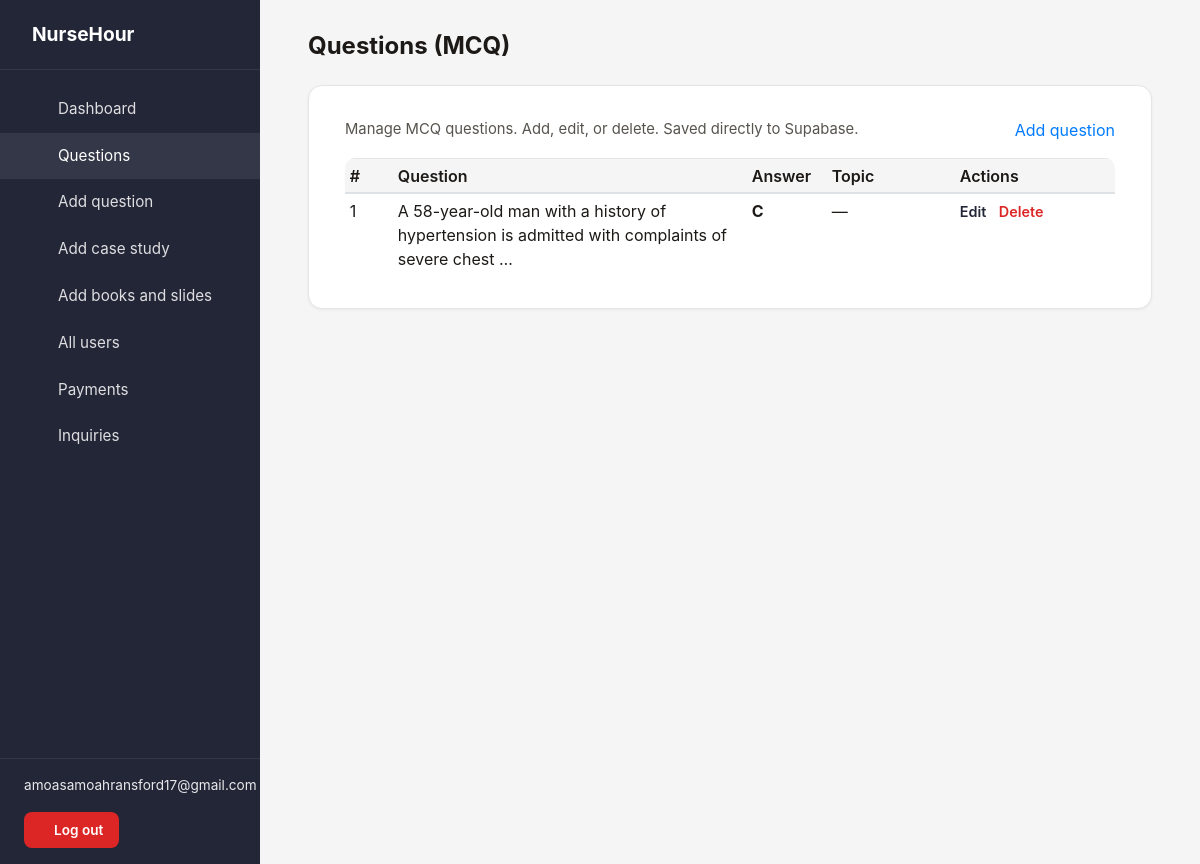
Screenshot of /admin-dashboard/questions/ (signed in) with the database file from the repository.
### website/models.py (models this page shows)
class MCQQuestion(models.Model):
    PROGRAM_CHOICES = [
        ('rgn', 'Registered General Nursing (RGN)'),
        ('rm', 'Registered Midwifery (RM)'),
        ('rcn', 'Registered Community Nursing (RCN)'),
    ]
    PAPER_CHOICES = [
        ('rgn_med_surg', 'RGN – Medical–Surgical Nursing'),
        ('rgn_community_health', 'RGN – Community Health Nursing'),
        ('rgn_general', 'RGN – General Nursing Paper'),
        ('rm_midwifery_obstetrics', 'RM – Midwifery & Obstetrics'),
        ('rm_community_based', 'RM – Community-Based Midwifery'),
        ('rm_general', 'RM – General Midwifery Paper'),
        ('rcn_community_phc', 'RCN – Community Health & Primary Health Care'),
        ('rcn_maternal_child', 'RCN – Maternal & Child Health'),
        ('rcn_general', 'RCN – General Community Nursing Paper'),
    ]
    question_text = models.TextField()
    option_a = models.CharField(max_length=500)
    option_b = models.CharField(max_length=500)
    option_c = models.CharField(max_length=500, blank=True)
    option_d = models.CharField(max_length=500, blank=True)
    CORRECT_CHOICES = [('A', 'A'), ('B', 'B'), ('C', 'C'), ('D', 'D')]
    correct_answer = models.CharField(max_length=1, choices=CORRECT_CHOICES)
    answer_explanation = models.TextField(blank=True, help_text='Optional rationale for the correct answer.')
    program = models.CharField(
        max_length=10,
        choices=PROGRAM_CHOICES,
        blank=True,
        default='',
        help_text='Which nursing programme this question belongs to (RGN, RM, or RCN).',
    )
    paper = models.CharField(
        max_length=40,
        choices=PAPER_CHOICES,
        blank=True,
        default='',
        help_text='Specific written paper (e.g. Medical–Surgical, Community Health, General Paper).',
    )
    topic = models.CharField(max_length=120, blank=True)
    created_at = models.DateTimeField(auto_now_add=True)
    class Meta:
        ordering = ['-created_at']

### website/views.py (the view)
    def wrapped(request, *args, **kwargs):
        if not request.user.is_authenticated:
            return redirect(settings.LOGIN_URL + '?next=' + request.path)
        if not _is_admin_user(request.user):
            return redirect('website:dashboard')
        return view_func(request, *args, **kwargs)

### website/views.py (called while the page is built)
def _is_admin_user(user):
    return user and user.is_authenticated and getattr(settings, 'ADMIN_EMAIL', None) and user.email == settings.ADMIN_EMAIL

def admin_required(view_func):
    def wrapped(request, *args, **kwargs):
        if not request.user.is_authenticated:
            return redirect(settings.LOGIN_URL + '?next=' + request.path)
        if not _is_admin_user(request.user):
            return redirect('website:dashboard')
        return view_func(request, *args, **kwargs)
    return wrapped

@login_required
@admin_required
def admin_questions_list(request):
    questions = MCQQuestion.objects.all().order_by('-created_at')
    return render(request, 'website/admin_questions_list.html', {'questions': questions})

### templates/website/admin_questions_list.html (shortened to what this page needs)
{% extends 'dashboard_base.html' %}
{% load static %}
{% block page_title %}Questions (MCQ){% endblock %}
{% block sidebar_nav %}
    <a href="{% url 'website:admin_dashboard' %}"><i class="fa fa-tachometer"></i> Dashboard</a>
    <a href="{% url 'website:admin_questions_list' %}" class="db--active"><i class="fa fa-list-alt"></i> Questions</a>
    <a href="{% url 'website:admin_add_question' %}"><i class="fa fa-plus-circle"></i> Add question</a>
    <a href="{% url 'website:admin_add_case_study' %}"><i class="fa fa-folder-open"></i> Add case study</a>
    <a href="{% url 'website:admin_add_books_slides' %}"><i class="fa fa-book"></i> Add books and slides</a>
    <a href="{% url 'website:admin_all_users' %}"><i class="fa fa-users"></i> All users</a>
    <a href="{% url 'website:admin_payments' %}"><i class="fa fa-credit-card"></i> Payments</a>
    <a href="{% url 'website:admin_inquiries_list' %}"><i class="fa fa-envelope"></i> Inquiries</a>
{% endblock %}
{% block content %}
    <div class="db-card db-card--form">
        <div style="display: flex; flex-wrap: wrap; align-items: center; justify-content: space-between; gap: 1rem; margin-bottom: 1rem;">
            <p class="db-card__text" style="margin: 0;">Manage MCQ questions. Add, edit, or delete. Saved directly to Supabase.</p>
            <a href="{% url 'website:admin_question_add' %}" class="btn-save" style="text-decoration: none; display: inline-block;">Add question</a>
        </div>
        <div class="table-responsive">
            <table class="table table-sm" style="margin: 0;">
                <thead>
                    <tr>
                        <th style="width: 3rem;">#</th>
                        <th>Question</th>
                        <th style="width: 5rem;">Answer</th>
                        <th style="width: 8rem;">Topic</th>
                        <th style="width: 10rem;">Actions</th>
                    </tr>
                </thead>
                <tbody>
                    {% for q in questions %}
                    <tr>
                        <td>{{ forloop.counter }}</td>
                        <td>{{ q.question_text|truncatewords:15 }}</td>
                        <td><strong>{{ q.correct_answer }}</strong></td>
                        <td>{{ q.topic|default:"—" }}</td>
                        <td>
                            <a href="{% url 'website:admin_question_edit' q.pk %}" style="margin-right: 0.5rem;">Edit</a>
                            <a href="{% url 'website:admin_question_delete' q.pk %}" style="color: #dc2626;">Delete</a>
                        </td>
                    </tr>
                    {% empty %}
                    <tr><td colspan="5">No questions yet. <a href="{% url 'website:admin_question_add' %}">Add one</a>.</td></tr>
                    {% endfor %}
                </tbody>
            </table>
        </div>
    </div>
{% endblock %}

### templates/dashboard_base.html (shortened to what this page needs)
{% load static %}
<!DOCTYPE html>
<html lang="en">
<head>
    <link rel="stylesheet" href="{% static 'css/bootstrap.min.css' %}">
    <link rel="stylesheet" href="{% static 'css/font-awesome.min.css' %}">
</head>
<body class="db-body">
    <div class="db-root">
        <aside class="db-sidebar">
            <div class="db-sidebar__logo">
                <a href="{% url 'website:home' %}">
                    NurseHour
                </a>
            </div>
            <nav class="db-sidebar__nav">
                {% block sidebar_nav %}{% endblock %}
            </nav>
            <div class="db-sidebar__user">
                <div class="db-sidebar__user-name">{{ user.get_short_name|default:user.email }}</div>
                <a href="{% url 'website:logout' %}" class="db-sidebar__logout"><i class="fa fa-sign-out"></i> Log out</a>
            </div>
        </aside>
        <main class="db-main">
            <div class="db-main__inner">
                <h1 class="db-main__title">{% block page_title %}Dashboard{% endblock %}</h1>
                {% block content %}{% endblock %}
            </div>
        </main>
    </div>
</body>
</html>

### templates/dashboard_base.html (style rules this page uses)
:root { --db-dark: #232637; --db-dark-hover: #1a1c28; --db-bg: #f5f5f5; --db-card: #ffffff; --db-border: #e5e5e5; --db-text: #1c1917; --db-muted: #57534e; --db-sidebar-w: 260px; --db-bottom-h: 64px; }
* { box-sizing: border-box; }
.db-body { margin: 0; font-family: -apple-system, BlinkMacSystemFont, 'Segoe UI', Roboto, Oxygen, Ubuntu, sans-serif; background: var(--db-bg); color: var(--db-text); min-height: 100vh; padding-bottom: var(--db-bottom-h); }
.db-root { display: flex; min-height: 100vh; }
.db-sidebar { width: var(--db-sidebar-w); background: var(--db-dark); color: #fff; flex-shrink: 0; display: flex; flex-direction: column; position: fixed; top: 0; left: 0; bottom: 0; z-index: 100; }
.db-sidebar__logo { padding: 1.25rem 1.5rem; border-bottom: 1px solid rgba(255,255,255,0.08); }
.db-sidebar__logo a { color: #fff; text-decoration: none; font-weight: 700; font-size: 1.2rem; display: flex; align-items: center; }
.db-sidebar__nav { flex: 1; padding: 1rem 0; overflow-y: auto; }
.db-sidebar__nav a { display: flex; align-items: center; padding: 0.75rem 1.5rem; color: rgba(255,255,255,0.85); text-decoration: none; font-size: 0.95rem; transition: background 0.15s, color 0.15s; }
.db-sidebar__nav a:hover, .db-sidebar__nav a.db--active { background: rgba(255,255,255,0.08); color: #fff; }
.db-sidebar__nav .fa { width: 22px; margin-right: 0.75rem; text-align: center; opacity: 0.9; }
.db-sidebar__user { padding: 1rem 1.5rem; border-top: 1px solid rgba(255,255,255,0.08); }
.db-sidebar__user-name { font-size: 0.85rem; color: rgba(255,255,255,0.9); margin-bottom: 0.5rem; }
.db-sidebar__user a { color: rgba(255,255,255,0.7); font-size: 0.85rem; text-decoration: none; }
.db-sidebar__logout { display: inline-block; margin-top: 0.5rem; padding: 0.5rem 1rem; font-size: 0.85rem; font-weight: 600; color: #fff !important; background: #dc2626; border-radius: 8px; border: none; text-decoration: none !important; transition: background 0.2s, transform 0.1s; }
.db-main { flex: 1; margin-left: var(--db-sidebar-w); padding: 1.5rem; min-height: 100vh; display: flex; flex-direction: column; align-items: stretch; }
.db-main__title { font-size: 1.5rem; font-weight: 700; margin: 0 0 1.5rem; color: var(--db-text); }
.db-main__inner { width: 100%; max-width: 100%; }
@media (min-width: 992px) { .db-main { padding: 2rem 2.5rem; align-items: center; } }
@media (min-width: 992px) { .db-main__inner { max-width: 860px; margin: 0 auto; } }
@media (min-width: 1200px) { .db-main { padding: 2rem 3rem; } }
@media (min-width: 1200px) { .db-main__inner { max-width: 900px; } }
.db-card { background: var(--db-card); border: 1px solid var(--db-border); border-radius: 14px; padding: 1.5rem; margin-bottom: 1.5rem; box-shadow: 0 1px 3px rgba(0,0,0,0.06); transition: box-shadow 0.2s ease; }
@media (min-width: 992px) { .db-card--form { padding: 2rem 2.25rem; } }
.db-card__text { font-size: 0.925rem; color: var(--db-muted); margin: 0; line-height: 1.55; }
.db-card a:not(.btn-save):not(.db-sidebar__logout) { color: var(--db-dark); font-weight: 600; font-size: 0.9rem; text-decoration: none; }
.table { color: var(--db-text); border-radius: 10px; overflow: hidden; }
.table th { border-color: var(--db-border); font-weight: 600; background: var(--db-bg); }
.table td { border-color: var(--db-border); }

### rows the page displays
MCQQuestion: question_text "A 58-year-old man with a history of hypertension is admitted with complaints of severe chest …", correct_answer "C", topic "—"

### other values shown
{{ user.get_short_name|default:user.email }} "amoasamoahransford17@gmail.com"
